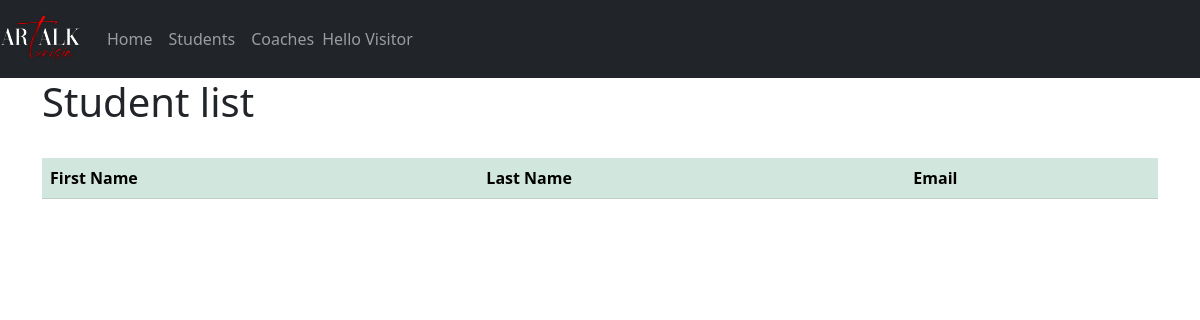
Page /app/liststudents/ on the earlier database version.
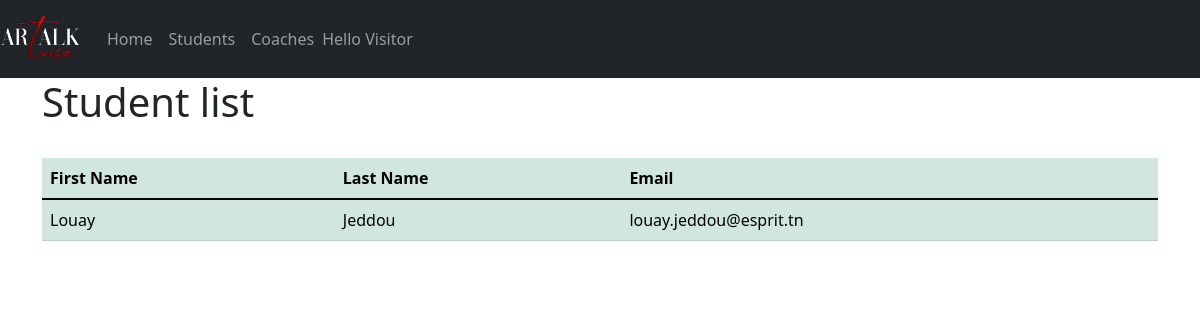
Same page on the later database version.
### DjangoApp/models.py (models this page shows, shortened)
class User(models.Model):
    first_name = models.CharField(max_length=50)
    last_name = models.CharField(max_length=50)
    email = models.EmailField(verbose_name="Email", null=False, validators=[is_Esprit_Email])  # de base charfield

class Student(User):
    pass

class User(models.Model):
    first_name = models.CharField(max_length=50)
    last_name = models.CharField(max_length=50)
    email = models.EmailField(verbose_name="Email", null=False, validators=[is_Esprit_Email])  # de base charfield

### DjangoApp/views.py (the view)
# urls.py: path('liststudents/', StudentListView.as_view(), name='student_list1'),
class StudentListView(ListView):
    model = Student
    template_name = "app/student_list.html"

### DjangoApp/templates/app/student_list.html (shortened to what this page needs)
{% extends 'app/../../../DjangoProject/templates/base.html' %}
{% block content %}
<h1>Student list</h1>
 <table class="table table-success table-hover">
    <thead>
    <tr>
        <th scope="col">First Name</th>
        <th scope="col">Last Name</th>
        <th scope="col">Email</th>
    </tr>
    </thead>
    <tbody>
    {% for s in object_list %}
        <tr>
        <td>{{s.first_name}}</td>
        <td>{{s.last_name}}</td>
        <td>{{s.email}}</td>
        </tr>
    {% endfor %}
    </tbody>
    </table>
{% endblock content %}

Differences in the rows shown:
added Student: first_name "Louay", last_name "Jeddou", email "louay.jeddou@esprit.tn"
